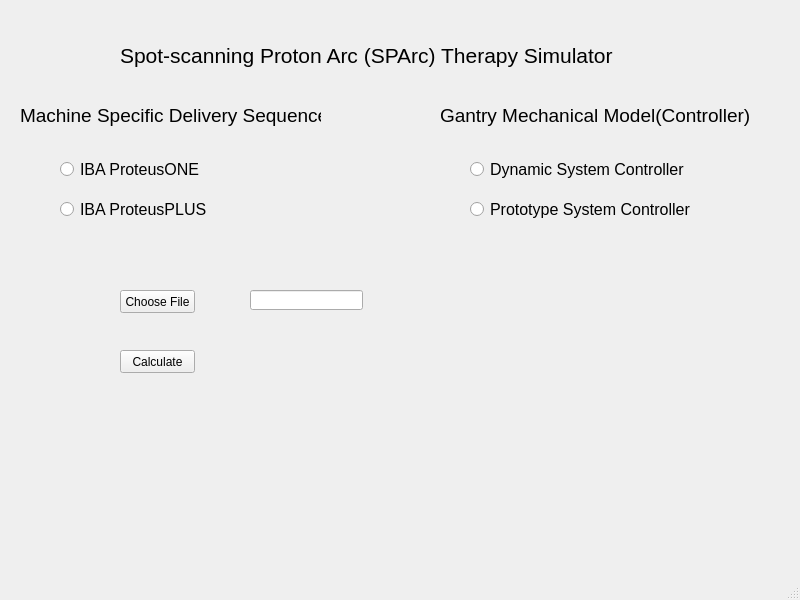
<?xml version="1.0" encoding="UTF-8"?>
<ui version="4.0">
 <class>Beaumont_proto_system_simualtor</class>
 <widget class="QMainWindow" name="Beaumont_proto_system_simualtor">
  <property name="geometry">
   <rect>
    <x>0</x>
    <y>0</y>
    <width>800</width>
    <height>600</height>
   </rect>
  </property>
  <property name="windowTitle">
   <string>Proton System Simulator</string>
  </property>
  <widget class="QWidget" name="centralwidget">
   <widget class="QLabel" name="label_titile">
    <property name="geometry">
     <rect>
      <x>120</x>
      <y>30</y>
      <width>511</width>
      <height>51</height>
     </rect>
    </property>
    <property name="font">
     <font>
      <pointsize>16</pointsize>
     </font>
    </property>
    <property name="text">
     <string>Spot-scanning Proton Arc (SPArc) Therapy Simulator</string>
    </property>
   </widget>
   <widget class="QLabel" name="label_titile_2">
    <property name="geometry">
     <rect>
      <x>20</x>
      <y>90</y>
      <width>301</width>
      <height>51</height>
     </rect>
    </property>
    <property name="font">
     <font>
      <pointsize>14</pointsize>
     </font>
    </property>
    <property name="text">
     <string>Machine Specific Delivery Sequence</string>
    </property>
   </widget>
   <widget class="QLabel" name="label_titile_3">
    <property name="geometry">
     <rect>
      <x>440</x>
      <y>90</y>
      <width>321</width>
      <height>51</height>
     </rect>
    </property>
    <property name="font">
     <font>
      <pointsize>14</pointsize>
     </font>
    </property>
    <property name="text">
     <string>Gantry Mechanical Model(Controller)</string>
    </property>
   </widget>
   <widget class="QRadioButton" name="radioButton">
    <property name="geometry">
     <rect>
      <x>60</x>
      <y>160</y>
      <width>231</width>
      <height>18</height>
     </rect>
    </property>
    <property name="font">
     <font>
      <pointsize>12</pointsize>
     </font>
    </property>
    <property name="text">
     <string>IBA ProteusONE</string>
    </property>
    <attribute name="buttonGroup">
     <string notr="true">buttonGroup</string>
    </attribute>
   </widget>
   <widget class="QRadioButton" name="radioButton_2">
    <property name="geometry">
     <rect>
      <x>60</x>
      <y>200</y>
      <width>231</width>
      <height>18</height>
     </rect>
    </property>
    <property name="font">
     <font>
      <pointsize>12</pointsize>
     </font>
    </property>
    <property name="text">
     <string>IBA ProteusPLUS</string>
    </property>
    <attribute name="buttonGroup">
     <string notr="true">buttonGroup</string>
    </attribute>
   </widget>
   <widget class="QRadioButton" name="radioButton_3">
    <property name="geometry">
     <rect>
      <x>470</x>
      <y>160</y>
      <width>231</width>
      <height>18</height>
     </rect>
    </property>
    <property name="font">
     <font>
      <pointsize>12</pointsize>
     </font>
    </property>
    <property name="text">
     <string>Dynamic System Controller</string>
    </property>
   </widget>
   <widget class="QRadioButton" name="radioButton_4">
    <property name="geometry">
     <rect>
      <x>470</x>
      <y>200</y>
      <width>231</width>
      <height>18</height>
     </rect>
    </property>
    <property name="font">
     <font>
      <pointsize>12</pointsize>
     </font>
    </property>
    <property name="text">
     <string>Prototype System Controller</string>
    </property>
   </widget>
   <widget class="QPushButton" name="pushButton">
    <property name="geometry">
     <rect>
      <x>120</x>
      <y>290</y>
      <width>75</width>
      <height>23</height>
     </rect>
    </property>
    <property name="text">
     <string>Choose File</string>
    </property>
   </widget>
   <widget class="QPushButton" name="pushButton_2">
    <property name="geometry">
     <rect>
      <x>120</x>
      <y>350</y>
      <width>75</width>
      <height>23</height>
     </rect>
    </property>
    <property name="text">
     <string>Calculate</string>
    </property>
   </widget>
   <widget class="QLineEdit" name="lineEdit">
    <property name="geometry">
     <rect>
      <x>250</x>
      <y>290</y>
      <width>113</width>
      <height>20</height>
     </rect>
    </property>
   </widget>
  </widget>
  <widget class="QStatusBar" name="statusbar"/>
 </widget>
 <resources/>
 <connections/>
 <buttongroups>
  <buttongroup name="buttonGroup"/>
 </buttongroups>
</ui>
